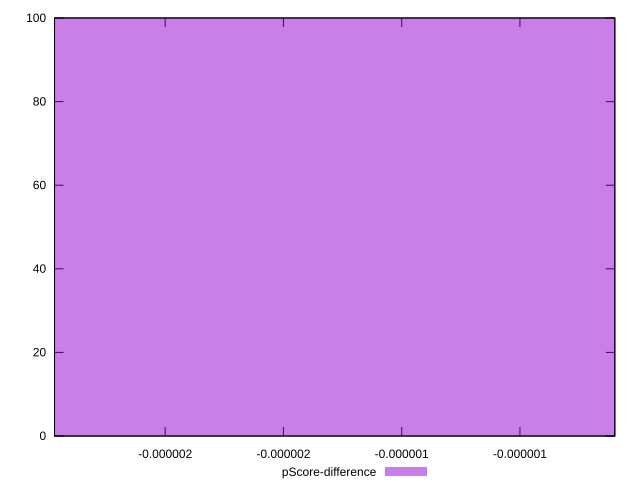

Source code (gnuplot):
reset

$pScoreDifference <<EOF
0 100
EOF

set key outside below
set boxwidth 0.1
set xrange [-0.000002467780253478935:-9.885773777362772e-8]
set yrange [0:100]
set trange [0:100]
set style fill transparent solid 0.5 noborder
set terminal svg size 640, 490 enhanced background rgb 'white'
set output "reports/report_00031_2021-02-24T23-18-18.084Z/cumulative-layout-shift/samples/agenda/pScore-difference/histogram.svg"

plot $pScoreDifference title "pScore-difference" with boxes

reset
